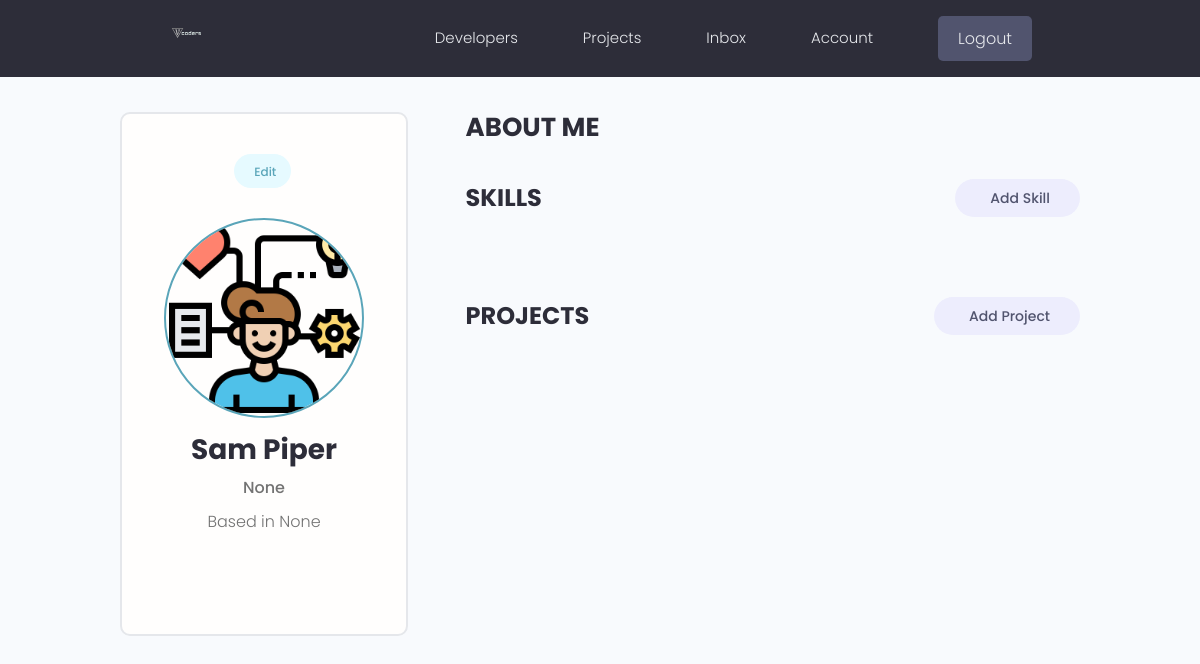
/account/ (signed in), run on the app's committed database.
### users/models.py (models this page shows, shortened)
class Profile(models.Model):
    user = models.OneToOneField(User, on_delete=models.CASCADE, null=True, blank=True)
    name = models.CharField(max_length=200, blank=True, null=True)
    email = models.EmailField(max_length=500, blank=True, null=True)
    username = models.CharField(max_length=200, blank=True, null=True)
    location = models.CharField(max_length=200, blank=True, null=True)
    short_intro = models.CharField(max_length=200, blank=True, null=True)
    bio = models.TextField(blank=True, null=True)
    profile_image = models.ImageField(null=True, blank=True, upload_to='profiles/', default="profiles/user-default.png")
    social_github = models.CharField(max_length=200, blank=True, null=True)
    social_twitter = models.CharField(max_length=200, blank=True, null=True)
    social_linkedin = models.CharField(max_length=200, blank=True, null=True)
    social_youtube = models.CharField(max_length=200, blank=True, null=True)
    social_website = models.CharField(max_length=200, blank=True, null=True)
    created = models.DateTimeField(auto_now_add=True)
    id = models.UUIDField(default=uuid.uuid4, unique=True, primary_key=True, editable=False)

### users/views.py (the view)
# urls.py: path('account/', views.userAccount, name="account"),
@login_required(login_url='login')
def userAccount(request):
    profile = request.user.profile
    skills = profile.skill_set.all()
    projects = profile.project_set.all()
    context = {'profile': profile, 'skills': skills, 'projects': projects}
    return render(request, 'users/account.html', context)

### users/templates/users/account.html (shortened to what this page needs)
{% extends 'main.html' %}
{% block content %}
  <main class="settingsPage profile my-md">
    <div class="container">
      <div class="layout">
        <div class="column column--1of3">
          <div class="card text-center">
            <div class="card__body dev">
              <a class="tag tag--pill tag--main settings__btn" href="{% url 'edit-account' %}"> Edit</a>
              <img class="avatar avatar--xl dev__avatar" src="{{profile.profile_image.url}}" />
              <h2 class="dev__name">{{profile.name}}</h2>
              <p class="dev__title">{{profile.short_intro}}</p>
              <p class="dev__location">Based in {{profile.location}}</p>
            </div>
          </div>
        </div>
        <div class="column column--2of3">
          <div class="devInfo">
            <h3 class="devInfo__title">About Me</h3>
          </div>
          <div class="settings">
            <h3 class="settings__title">Skills</h3>
            <a class="tag tag--pill tag--sub settings__btn tag--lg" href="{% url 'create-skill' %}"> Add Skill</a>
          </div>
          <div class="settings">
            <h3 class="settings__title">Projects</h3>
            <a class="tag tag--pill tag--sub settings__btn tag--lg" href="{% url 'create-project' %}"> Add Project</a>
          </div>
        </div>
      </div>
    </div>
  </main>
{% endblock %}

### static/styles/app.css (style rules this page uses)
:root { --color-sub: #2d2d39; }
.card { border: 2px solid var(--color-light); }
img { width: 100%; }
.profile .card > .dev { padding: 4rem; }
.dev__avatar { display: block; margin: auto; }
.dev__name { color: var(--color-sub); font-size: 2.8rem; font-weight: 700; margin-top: 1rem; margin-bottom: 0.5rem; }
.dev__title { font-size: 1.6rem; font-weight: 500; line-height: 1.3; }
.dev__location { margin-top: 1rem; }
.devInfo { margin-bottom: 3rem; }
.devInfo__title, .devInfo__subtitle { font-size: 2.6rem; color: var(--color-sub); text-transform: uppercase; font-weight: 700; margin-bottom: 1.5rem; }
.settingsPage .dev > .settings__btn { display: inline-block; margin-bottom: 3rem; }
.settings { display: flex; justify-content: space-between; align-items: center; }
.settings__title { font-size: 2.4rem; text-transform: uppercase; font-weight: 700; color: var(--color-sub); }

### static/uikit/styles/modules/_variables.css (style rules this page uses)
:root { --color-main: #5aa5b9; --color-main-light: #e6faff; --color-sub: #3f4156; --color-sub-light: #51546e; --color-sub-lighter: #ededfd; --color-text: #737373; --color-gray: #8b8b8b; --color-light: #e5e7eb; --color-light-gray: #767676; --color-bg: #f8fafd; --color-white: #fffefd; --color-white-light: #f3f3f3; --color-success: #359e64; --color-success-bg: #def8e8; --color-error: #fc4b0b; --color-error-bg: #fff2ee; --font-base: 'Poppins', arial, helvetica, 'Segoe UI', roboto, ubuntu, sans-serif; --font-monospace: 'Fira Code', 'Courier New', courier, monospace; --font-regular: 300; --font-medium: 500; --font-bold: 700; --generic-shadow: 1px 1px 5px #00000010; --generic-transition: all 0.3s ease-in-out; }

### static/uikit/styles/modules/_base.css (style rules this page uses)
* { margin: 0; padding: 0; box-sizing: border-box; text-rendering: optimizeLegibility; color: inherit; font-size: inherit; }
html { font-size: 50%; }
@media only screen and (min-width: 480px) { html { font-size: 56.25%; } }
@media only screen and (min-width: 1200px) { html { font-size: 62.5%; } }
body { line-height: 1.6; font-weight: 400; font-size: 1.5rem; color: var(--color-text); background-color: var(--color-bg); min-height: 100vh; }

### static/uikit/styles/modules/_typography.css (style rules this page uses)
* { font-family: var(--font-base); }
h2 { font-size: 3.6rem; font-weight: var(--font-bold); }
h3 { font-size: 3.2rem; font-weight: var(--font-medium); }
p, span, strong { font-size: 1.6rem; color: var(--color-text); font-weight: var(--font-regular); }
a { padding-bottom: 2px; text-decoration: none; display: inline-block; color: var(--color-main); font-weight: var(--font-medium); }

### static/uikit/styles/modules/_utilities.css (style rules this page uses)
.container { width: 92%; max-width: 165rem; margin: 0 auto; box-sizing: border-box; }
@media screen and (min-width: 1000px) { .container { width: 90%; } }
@media screen and (min-width: 1200px) { .container { width: 80%; } }
.text-center { text-align: center; }
.my-md { margin: 3rem auto; }

### static/uikit/styles/modules/_avatar.css (style rules this page uses)
.avatar { border-radius: 50%; border: 2px solid var(--color-main); object-fit: cover; }
.avatar--xl { height: 20rem; width: 20rem; }

### static/uikit/styles/modules/_card.css (style rules this page uses)
.card { border-radius: 1rem; background-color: var(--color-white); border: 1.5px solid var(--color-light); width: auto; height: auto; margin-top: 0.5rem; margin-bottom: 0.5rem; overflow: hidden; }
.card__body, .card__header { padding: 2rem 2.5rem; }

### static/uikit/styles/modules/_tag.css (style rules this page uses)
.tag { display: inline-flex; align-items: center; background-color: var(--color-sub); height: -webkit-fit-content; height: -moz-fit-content; height: fit-content; width: -webkit-fit-content; width: -moz-fit-content; width: fit-content; border-radius: 0.5rem; padding: 0.5rem 1.5rem; font-size: 1.2rem; cursor: pointer; }
.tag:not(:last-child) { margin-right: 0.25rem; margin-bottom: 0.75rem; }
.tag--pill { border-radius: 5rem; }
.tag--main, .tag--main > small { background: var(--color-main-light); color: var(--color-main); font-weight: 500; }
.tag--sub, .tag--sub > small { background: var(--color-sub-lighter); color: var(--color-sub-light); font-weight: 500; }
.tag--lg { padding: 0.8rem 3rem; font-size: 1.4rem; }

### static/uikit/styles/modules/_layout.css (style rules this page uses)
.layout { display: flex; flex-flow: row wrap; justify-content: space-between; }
.layout > .column { margin-bottom: 3rem; }
.layout > .column.column--1of3 { flex-basis: 30%; }
.layout > .column.column--2of3 { flex-basis: 64%; }

### data on the page
Profile: profile_image (picture), name "Sam Piper", short_intro "None", location "None"
